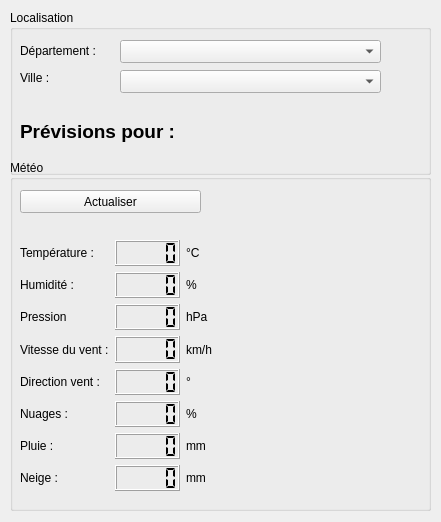
<?xml version="1.0" encoding="UTF-8"?>
<ui version="4.0">
 <class>MainWindow</class>
 <widget class="QMainWindow" name="MainWindow">
  <property name="geometry">
   <rect>
    <x>0</x>
    <y>0</y>
    <width>441</width>
    <height>522</height>
   </rect>
  </property>
  <property name="maximumSize">
   <size>
    <width>441</width>
    <height>522</height>
   </size>
  </property>
  <property name="windowTitle">
   <string>Weather Paca</string>
  </property>
  <widget class="QWidget" name="centralwidget">
   <widget class="QGroupBox" name="groupBox">
    <property name="geometry">
     <rect>
      <x>10</x>
      <y>160</y>
      <width>421</width>
      <height>351</height>
     </rect>
    </property>
    <property name="title">
     <string>Météo</string>
    </property>
    <widget class="QPushButton" name="pbActualiser">
     <property name="geometry">
      <rect>
       <x>10</x>
       <y>30</y>
       <width>181</width>
       <height>23</height>
      </rect>
     </property>
     <property name="text">
      <string>Actualiser</string>
     </property>
    </widget>
    <widget class="QLabel" name="lbDatePrevisions">
     <property name="geometry">
      <rect>
       <x>10</x>
       <y>60</y>
       <width>211</width>
       <height>16</height>
      </rect>
     </property>
     <property name="text">
      <string/>
     </property>
    </widget>
    <widget class="QWidget" name="layoutWidget">
     <property name="geometry">
      <rect>
       <x>10</x>
       <y>80</y>
       <width>231</width>
       <height>251</height>
      </rect>
     </property>
     <layout class="QGridLayout" name="gridLayout">
      <item row="0" column="0">
       <widget class="QLabel" name="label_3">
        <property name="text">
         <string>Température :</string>
        </property>
       </widget>
      </item>
      <item row="0" column="1">
       <widget class="QLCDNumber" name="lcdTemperature">
        <property name="frameShape">
         <enum>QFrame::Box</enum>
        </property>
        <property name="frameShadow">
         <enum>QFrame::Raised</enum>
        </property>
        <property name="lineWidth">
         <number>1</number>
        </property>
        <property name="digitCount">
         <number>5</number>
        </property>
        <property name="segmentStyle">
         <enum>QLCDNumber::Flat</enum>
        </property>
        <property name="value" stdset="0">
         <double>0.000000000000000</double>
        </property>
       </widget>
      </item>
      <item row="0" column="2">
       <widget class="QLabel" name="label_5">
        <property name="text">
         <string>°C</string>
        </property>
       </widget>
      </item>
      <item row="1" column="0">
       <widget class="QLabel" name="label_4">
        <property name="text">
         <string>Humidité : </string>
        </property>
       </widget>
      </item>
      <item row="1" column="1">
       <widget class="QLCDNumber" name="lcdHumidity">
        <property name="segmentStyle">
         <enum>QLCDNumber::Flat</enum>
        </property>
       </widget>
      </item>
      <item row="1" column="2">
       <widget class="QLabel" name="label_6">
        <property name="text">
         <string>%</string>
        </property>
       </widget>
      </item>
      <item row="2" column="0">
       <widget class="QLabel" name="label_7">
        <property name="text">
         <string>Pression</string>
        </property>
       </widget>
      </item>
      <item row="2" column="1">
       <widget class="QLCDNumber" name="lcdPression">
        <property name="segmentStyle">
         <enum>QLCDNumber::Flat</enum>
        </property>
       </widget>
      </item>
      <item row="2" column="2">
       <widget class="QLabel" name="label_8">
        <property name="text">
         <string>hPa</string>
        </property>
       </widget>
      </item>
      <item row="3" column="0">
       <widget class="QLabel" name="label_9">
        <property name="text">
         <string>Vitesse du vent :</string>
        </property>
       </widget>
      </item>
      <item row="3" column="1">
       <widget class="QLCDNumber" name="lcdVitesseVent">
        <property name="segmentStyle">
         <enum>QLCDNumber::Flat</enum>
        </property>
       </widget>
      </item>
      <item row="3" column="2">
       <widget class="QLabel" name="label_10">
        <property name="text">
         <string>km/h</string>
        </property>
       </widget>
      </item>
      <item row="4" column="0">
       <widget class="QLabel" name="label_17">
        <property name="text">
         <string>Direction vent :</string>
        </property>
       </widget>
      </item>
      <item row="4" column="1">
       <widget class="QLCDNumber" name="lcdDirectionVent">
        <property name="segmentStyle">
         <enum>QLCDNumber::Flat</enum>
        </property>
       </widget>
      </item>
      <item row="4" column="2">
       <widget class="QLabel" name="label_18">
        <property name="text">
         <string>°</string>
        </property>
       </widget>
      </item>
      <item row="5" column="0">
       <widget class="QLabel" name="label_11">
        <property name="text">
         <string>Nuages :</string>
        </property>
       </widget>
      </item>
      <item row="5" column="1">
       <widget class="QLCDNumber" name="lcdNuage">
        <property name="segmentStyle">
         <enum>QLCDNumber::Flat</enum>
        </property>
       </widget>
      </item>
      <item row="5" column="2">
       <widget class="QLabel" name="label_12">
        <property name="text">
         <string>%</string>
        </property>
       </widget>
      </item>
      <item row="6" column="0">
       <widget class="QLabel" name="label_13">
        <property name="text">
         <string>Pluie :</string>
        </property>
       </widget>
      </item>
      <item row="6" column="1">
       <widget class="QLCDNumber" name="lcdPluie">
        <property name="segmentStyle">
         <enum>QLCDNumber::Flat</enum>
        </property>
       </widget>
      </item>
      <item row="6" column="2">
       <widget class="QLabel" name="label_14">
        <property name="text">
         <string>mm</string>
        </property>
       </widget>
      </item>
      <item row="7" column="0">
       <widget class="QLabel" name="label_15">
        <property name="text">
         <string>Neige :</string>
        </property>
       </widget>
      </item>
      <item row="7" column="1">
       <widget class="QLCDNumber" name="lcdNeige">
        <property name="segmentStyle">
         <enum>QLCDNumber::Flat</enum>
        </property>
       </widget>
      </item>
      <item row="7" column="2">
       <widget class="QLabel" name="label_16">
        <property name="text">
         <string>mm</string>
        </property>
       </widget>
      </item>
     </layout>
    </widget>
   </widget>
   <widget class="QGroupBox" name="groupBox_2">
    <property name="geometry">
     <rect>
      <x>10</x>
      <y>10</y>
      <width>421</width>
      <height>165</height>
     </rect>
    </property>
    <property name="title">
     <string>Localisation</string>
    </property>
    <widget class="QComboBox" name="cbDepartements">
     <property name="geometry">
      <rect>
       <x>110</x>
       <y>30</y>
       <width>261</width>
       <height>23</height>
      </rect>
     </property>
     <property name="autoFillBackground">
      <bool>true</bool>
     </property>
    </widget>
    <widget class="QLabel" name="label">
     <property name="geometry">
      <rect>
       <x>10</x>
       <y>60</y>
       <width>34</width>
       <height>16</height>
      </rect>
     </property>
     <property name="text">
      <string>Ville :</string>
     </property>
    </widget>
    <widget class="QLabel" name="lbPrevisionsVille">
     <property name="geometry">
      <rect>
       <x>10</x>
       <y>110</y>
       <width>411</width>
       <height>23</height>
      </rect>
     </property>
     <property name="font">
      <font>
       <pointsize>14</pointsize>
       <weight>75</weight>
       <bold>true</bold>
      </font>
     </property>
     <property name="text">
      <string>Prévisions pour :</string>
     </property>
    </widget>
    <widget class="QLabel" name="label_2">
     <property name="geometry">
      <rect>
       <x>10</x>
       <y>30</y>
       <width>91</width>
       <height>21</height>
      </rect>
     </property>
     <property name="text">
      <string>Département :</string>
     </property>
    </widget>
    <widget class="QComboBox" name="cbVilles">
     <property name="enabled">
      <bool>true</bool>
     </property>
     <property name="geometry">
      <rect>
       <x>110</x>
       <y>60</y>
       <width>261</width>
       <height>23</height>
      </rect>
     </property>
     <property name="autoFillBackground">
      <bool>true</bool>
     </property>
    </widget>
   </widget>
  </widget>
 </widget>
 <resources/>
 <connections>
  <connection>
   <sender>pbActualiser</sender>
   <signal>clicked()</signal>
   <receiver>MainWindow</receiver>
   <slot>previsions()</slot>
   <hints>
    <hint type="sourcelabel">
     <x>101</x>
     <y>190</y>
    </hint>
    <hint type="destinationlabel">
     <x>101</x>
     <y>319</y>
    </hint>
   </hints>
  </connection>
  <connection>
   <sender>cbVilles</sender>
   <signal>currentTextChanged(QString)</signal>
   <receiver>MainWindow</receiver>
   <slot>show_city()</slot>
   <hints>
    <hint type="sourcelabel">
     <x>315</x>
     <y>88</y>
    </hint>
    <hint type="destinationlabel">
     <x>440</x>
     <y>21</y>
    </hint>
   </hints>
  </connection>
  <connection>
   <sender>cbDepartements</sender>
   <signal>currentTextChanged(QString)</signal>
   <receiver>MainWindow</receiver>
   <slot>fill_cb_city(QString)</slot>
   <hints>
    <hint type="sourcelabel">
     <x>229</x>
     <y>52</y>
    </hint>
    <hint type="destinationlabel">
     <x>145</x>
     <y>6</y>
    </hint>
   </hints>
  </connection>
 </connections>
 <slots>
  <slot>show_city()</slot>
  <slot>previsions()</slot>
  <slot>fill_cb_city(QString)</slot>
 </slots>
</ui>
